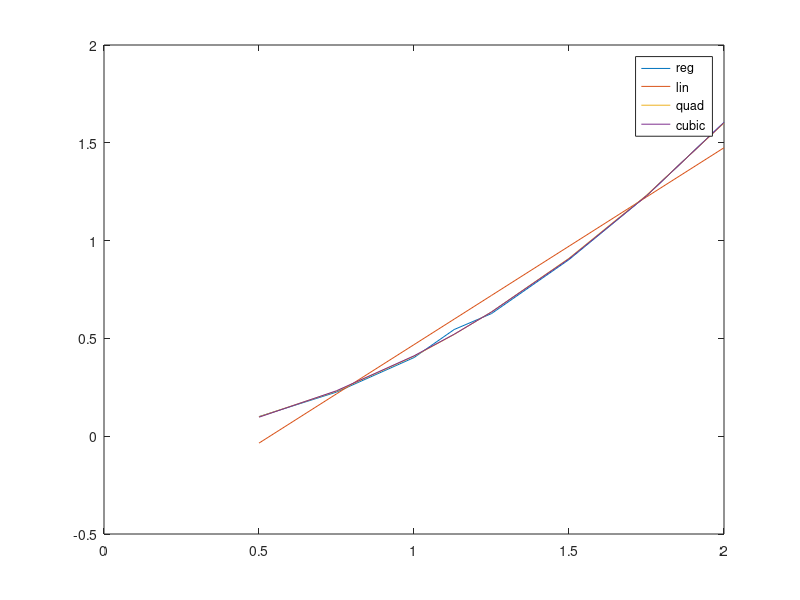

This chart was generated by the following MATLAB code:
% Fit offsets
% Date: 05/20

distances = [0.1002 0.2256 0.4020 0.5453 0.6269 0.9029 1.2291 1.6046]

spds = [0.5000    0.7500    1.0000    1.1295    1.2500    1.5000    1.7500    2.0000 ]

acc_times = [0.4333    0.6333    0.8333    0.9667    1.0333    1.2333    1.4333    1.6333]

c = polyfit(spds,acc_times,1) % t1 time for the acceleration to reach 0
acc_model_lin = polyfit(spds,distances,1)
acc_model_quad = polyfit(spds,distances,2) % d1 distance it traveled in time t1
acc_model_cubic = polyfit(spds,distances,3)

%polyval(fit model (coefficients) , speed)

plot(spds,distances)
hold on
plot(spds,polyval(acc_model_lin,spds))
plot(spds,polyval(acc_model_quad,spds))
plot(spds,polyval(acc_model_cubic,spds))
legend('reg', 'lin', 'quad', 'cubic')
calc_diff = [distances' polyval(acc_model_lin,spds)' polyval(acc_model_quad,spds)' polyval(acc_model_cubic,spds)']

for i = 1:length(calc_diff)
    for j = 2:4
        calc_diff(i,j+3) = calc_diff(i,1) - calc_diff(i,j);
    end
end

calc_diff
    